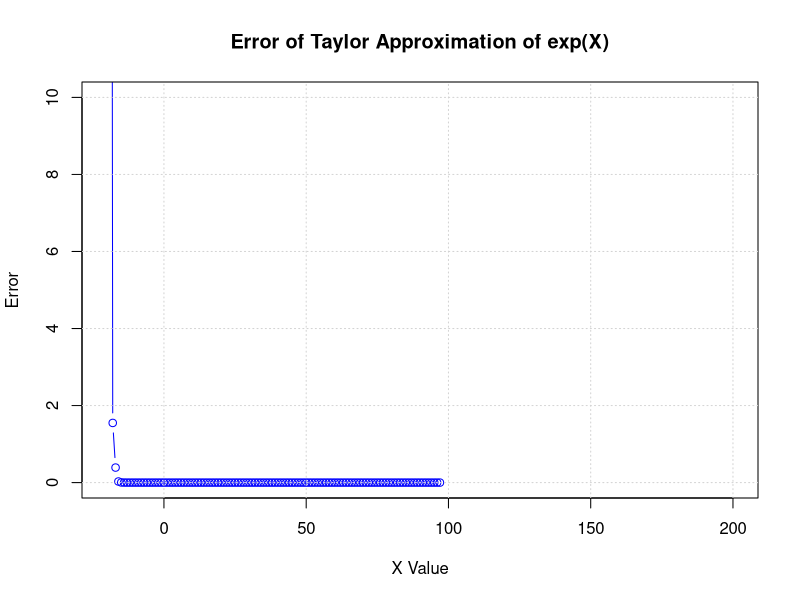
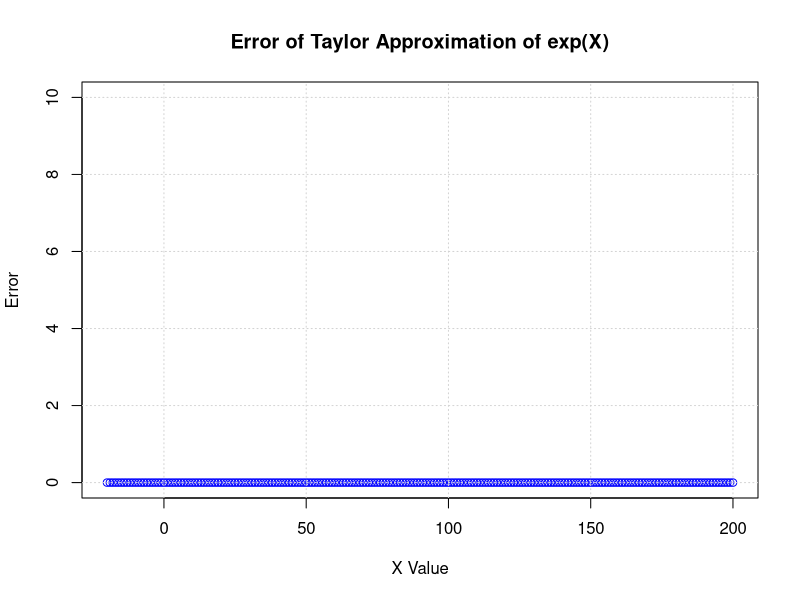
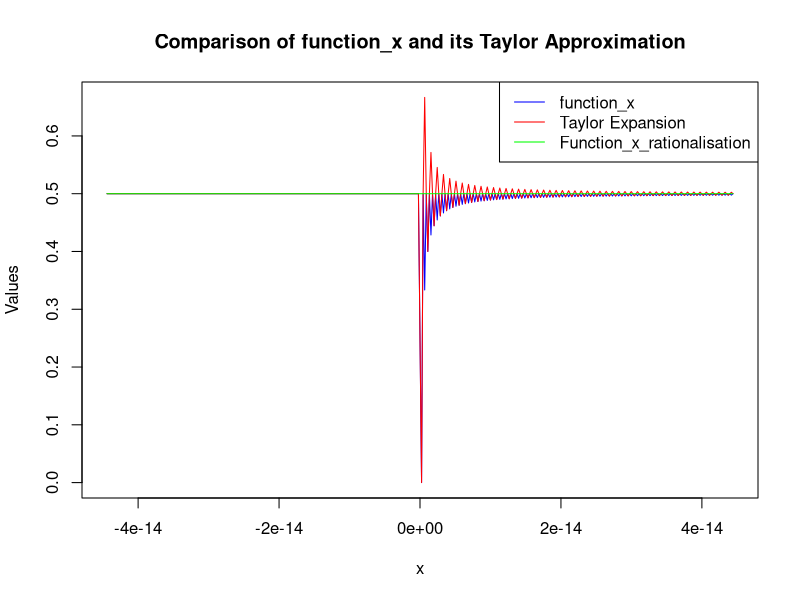
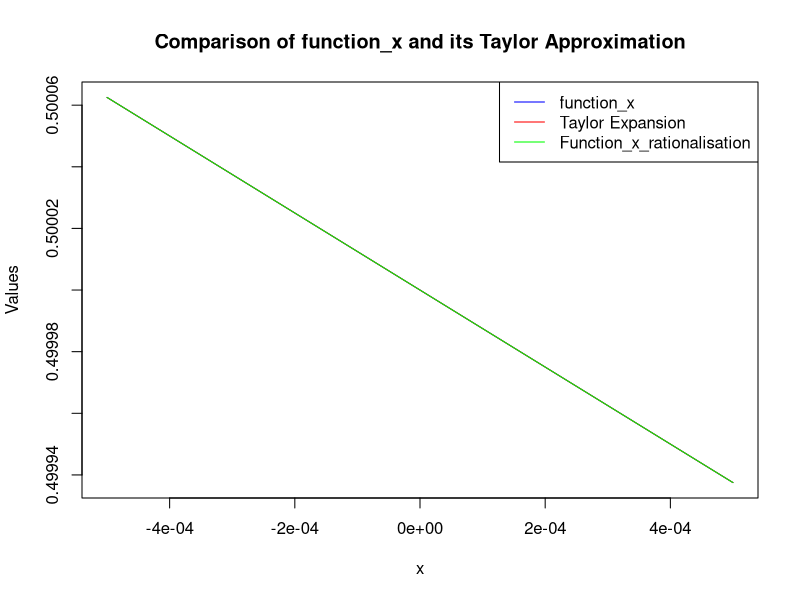

Write R code to recreate these figures, in order. (Note: this script raises an error after producing the figures.)
## ---- chunk 1
knitr::opts_chunk$set(echo = TRUE)
## ---- chunk 2

calculate <- function(w0, b, e, u,m){
  mantissa <- 0   
  
  for (i in 1:m) {
    mantissa <- mantissa + u[i] * b^(-i)
  }
  
  x <- (-1)^w0 * b^e * mantissa
  
  return(x)
}

## ---- chunk 3

b <- 10  
m <- 3

e_min <- -3  
e_max <- 4


x_max <- calculate(w0=0, b=b, e=e_max, u= rep(b-1, m),m=m)
print(x_max)

## ---- chunk 4

x_min <- calculate(w0 = 0, b = b, e = e_min, u = c(1,0,0), m = m)

print(x_min)

## ---- chunk 5
x_max_2 <- calculate(w0 = 0, b = b, e = 0, u= rep(b-1, m), m = m)
print(x_max_2)
## ---- chunk 6
x_min_2 <- calculate(w0 = 0, b = b, e = 1, u = c(1,0,1), m = m)
print(x_min_2)

## ---- chunk 7

S_n_prev <- -1  
S_n <- 0
n <- 0  

while (abs(S_n - S_n_prev) > .Machine$double.eps){ 
  n <-  n + 1
  S_n_prev  <- S_n
  S_n <- S_n_prev + 2^(-2 * n)
}

cat("Loop stops at n =",n)

## ---- chunk 8


m <-  .Machine$double.digits
cat("Mantissa length (m):", m, "\n")

b <-  .Machine$double.base
cat("Base (b):", b, "\n")

## ---- chunk 9




calculate_exp <- function(X){
  term <- 1              
  sum <- term            
  n <- 0                 
  epsilon <- .Machine$double.eps^(1/2)  
    
    
  while (abs(term) > epsilon * abs(sum)) {
    
    n <- n + 1
    term <- (X^n) / factorial(n)  
    sum <- sum + term
  

  } 
  return(sum)
  
}

X <- 40



cat("Our function:", calculate_exp(X), "\n")

cat("R actual function", exp(X), "\n")


## ---- chunk 10

X_values <- seq(-20, 200, by=1)
errors <- numeric(length(X_values)) 

for (i in seq_along(X_values)) {
  X <- X_values[i]
  
  
  mape <- mean(abs((exp(X) - calculate_exp(X)) / exp(X))) * 100

  
  
  errors[i] <- mape  
}


plot(X_values, errors, type = "b", col = "blue",
     xlab = "X Value", ylab = "Error",
     main = "Error of Taylor Approximation of exp(X)",
     ylim = c(0, 10))  # Adjust these limits as needed for your data
grid()

## ---- chunk 11
X <- 101

cat("Our function:", calculate_exp(X), "\n")

cat("R actual function", exp(X), "\n")


## ---- chunk 12
X <- -20

cat("Our function:", calculate_exp(X), "\n")

cat("R actual function", exp(X), "\n")


## ---- chunk 13
calculate_exp_2 <- function(x, n = 10) {
    x_n <- x / n
    result <- calculate_exp(x_n)^n
    return(result)
}


## ---- chunk 14
X <- -20

cat("Our function:", calculate_exp_2(X), "\n")

cat("R actual function", exp(X), "\n")


## ---- chunk 15
X <- 101

cat("Our function:", calculate_exp_2(X), "\n")

cat("R actual function", exp(X), "\n")


## ---- chunk 16

X_values <- seq(-20, 200, by=1)
errors <- numeric(length(X_values)) 

for (i in seq_along(X_values)) {
  X <- X_values[i]
  
  
 mape <- mean(abs((exp(X) - calculate_exp_2(X)) / exp(X))) * 100

  
  
  errors[i] <- mape  
}

# plotting

plot(X_values, errors, type = "b", col = "blue",
     xlab = "X Value", ylab = "Error",
     main = "Error of Taylor Approximation of exp(X)",
     ylim = c(0, 10))  # Adjust these limits as needed for your data
grid()



## ---- chunk 17

function_x <- function(x) {
  return((sqrt(1 + x) - 1) / x)
}

function_x_rationalisation <- function(x) {
  return(1 / (sqrt(1 + x) + 1))
}

# Determine the values of R for x =1, 10^-4, 10^-32

function_x(1)
function_x(10^(-4))
function_x(10^(-32))

# The Taylor series expansion at 0 is

taylor_expansion_at_zero <- function(y) {
  return(1 + y / 2 - y^2 / 8 + y^3 / 16 - 5 * y^4 / 128 + 7 * y^5 / 256)
}

approximation_result_function_x_at_zero <- function(x) {
  return((taylor_expansion_at_zero(x) - 1) / x)
}

approximation_result_function_x_at_zero(1)
approximation_result_function_x_at_zero(10^(-4))
approximation_result_function_x_at_zero(10^(-32))


# Create a loop that stores the results of a multiplication in a vector
multiplication_results_negative <- numeric(100)
multiplication_results_positive <- numeric(100)

for (i in seq_len(200)) {
  multiplication_results_negative[i] <- .Machine$double.eps*i + 0
  multiplication_results_positive[i] <- -.Machine$double.eps*i + 0
}

combined_results <- c(multiplication_results_negative, multiplication_results_positive)
sorted_results <- sort(combined_results)

print(sorted_results)

function_x_values <- sapply(sorted_results, function_x)
approximation_values <- sapply(sorted_results, approximation_result_function_x_at_zero)
function_x_rationalisation_values <- sapply(sorted_results, function_x_rationalisation)

plot(sorted_results, function_x_values, type = "l", col = "blue", ylim = range(c(function_x_values, approximation_values)), ylab = "Values", xlab = "x", main = "Comparison of function_x and its Taylor Approximation")
lines(sorted_results, approximation_values, col = "red")
lines(sorted_results, function_x_rationalisation_values, col = "green")
legend("topright", legend = c("function_x", "Taylor Expansion", "Function_x_rationalisation"), col = c("blue", "red","green"), lty = 1)


# With greater values of around o
increment_values <- seq(-0.0005, 0.0005, length.out = 1000)

# Calculate function values for the new vector
function_x_increment_values <- sapply(increment_values, function_x)
approximation_increment_values <- sapply(increment_values, approximation_result_function_x_at_zero)
function_x_rationalisation_increment_values <- sapply(increment_values, function_x_rationalisation)

# Plot the new values
plot(increment_values, function_x_increment_values, type = "l", col = "blue", ylim = range(c(function_x_increment_values, approximation_increment_values)), ylab = "Values", xlab = "x", main = "Comparison of function_x and its Taylor Approximation")
lines(increment_values, approximation_increment_values, col = "red")
lines(increment_values, function_x_rationalisation_increment_values, col = "green")
legend("topright", legend = c("function_x", "Taylor Expansion", "Function_x_rationalisation"), col = c("blue", "red", "green"), lty = 1)

print(function_x_increment_values[1])
print(approximation_increment_values[1])
print(function_x_rationalisation_increment_values[1])


## ---- chunk 18

data("KNex", package = "Matrix")
X <- as.matrix(KNex$mm)
Y <- KNex$y

# Not accurate type of execution.
start_time <- Sys.time()
fit <- lm.fit(X, Y)
end_time <- Sys.time()
execution_time_lmfit <- end_time - start_time
print(paste("Execution time:", execution_time))

summary(fit)
print(fit$coefficients)

# Formula of Least Square estimator B = (X^T X)^-1 X^T Y
# Let us try to find this (X^T X)^-1 part with 

###################################################
### Cholesky decomposition
###################################################
# We find the product of the matrix X^TX (This matrix is symetric)
# Crossprod tells him just to do half of the work, by computing only the upper triangular part of the matrix.



R <- chol(crossprod(X))

# Using Solve to find the inverse of both matrix and to multiply the right upper triangular matrix

start_time <- Sys.time()
chol_betas <- backsolve(R, forwardsolve(R, crossprod(X, Y), upper.tri = TRUE, transpose = TRUE))
end_time <- Sys.time()
execution_time_chol <- end_time - start_time
print(paste("Execution time:", execution_time_chol))

# It requires more time than the lm.fit function.


###################################################
### QR decomposition
###################################################
QR <- qr(X)
qr_betas <- backsolve(qr.R(QR), crossprod(qr.Q(QR), Y))
solve(QR, y)

# The betas are identical, but the execution time is different.
fit$coefficients[2]
chol_betas[2]
qr_betas[2]

## 2.nd Part

object.size(X)
X_not_sparsed <- KNex$mm
object.size(X_not_sparsed)
# The class is a dgCMatrix, which is a sparse matrix. Meaning that it 
# saves some space by not saving the zeros.
class(KNex$mm)
class(X)

?uniroot()

